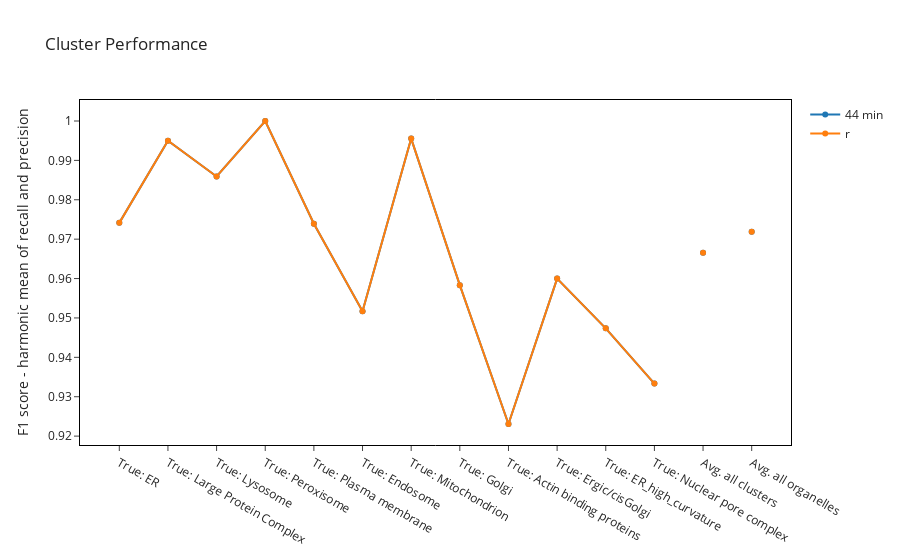

Notebook source saved alongside this figure:
### Code cell
fig_clusterPerformance

### Figure 1 — Plotly figure (JSON) as saved in the notebook; plotly's stock layout.template omitted (floating-point values rounded to 4 significant figures)
{"data": [{"marker": {"color": "#1F77B4"}, "name": "44 min", "type": "scatter", "x": ["True: ER", "True: Large Protein Complex", "True: Lysosome", "True: Peroxisome", "True: Plasma membrane", "True: Endosome", "True: Mitochondrion", "True: Golgi", "True: Actin binding proteins", "True: Ergic/cisGolgi", "True: ER_high_curvature", "True: Nuclear pore complex"], "y": [0.9741, 0.995, 0.9859, 1, 0.9739, 0.9517, 0.9955, 0.9583, 0.9231, 0.96, 0.9474, 0.9333]}, {"marker": {"color": "#1F77B4"}, "mode": "markers", "showlegend": false, "type": "scatter", "x": ["Avg. all clusters"], "y": [0.9665]}, {"marker": {"color": "#1F77B4"}, "mode": "markers", "showlegend": false, "type": "scatter", "x": ["Avg. all organelles"], "y": [0.9719]}, {"marker": {"color": "#FF7F0E"}, "name": "r", "type": "scatter", "x": ["True: ER", "True: Large Protein Complex", "True: Lysosome", "True: Peroxisome", "True: Plasma membrane", "True: Endosome", "True: Mitochondrion", "True: Golgi", "True: Actin binding proteins", "True: Ergic/cisGolgi", "True: ER_high_curvature", "True: Nuclear pore complex"], "y": [0.9741, 0.995, 0.9859, 1, 0.9739, 0.9517, 0.9955, 0.9583, 0.9231, 0.96, 0.9474, 0.9333]}, {"marker": {"color": "#FF7F0E"}, "mode": "markers", "showlegend": false, "type": "scatter", "x": ["Avg. all clusters"], "y": [0.9665]}, {"marker": {"color": "#FF7F0E"}, "mode": "markers", "showlegend": false, "type": "scatter", "x": ["Avg. all organelles"], "y": [0.9719]}], "layout": {"title": {"text": "Cluster Performance"}, "xaxis": {"linecolor": "black", "linewidth": 1, "mirror": true}, "yaxis": {"linecolor": "black", "linewidth": 1, "mirror": true, "title": {"text": "F1 score - harmonic mean of recall and precision"}}}}
